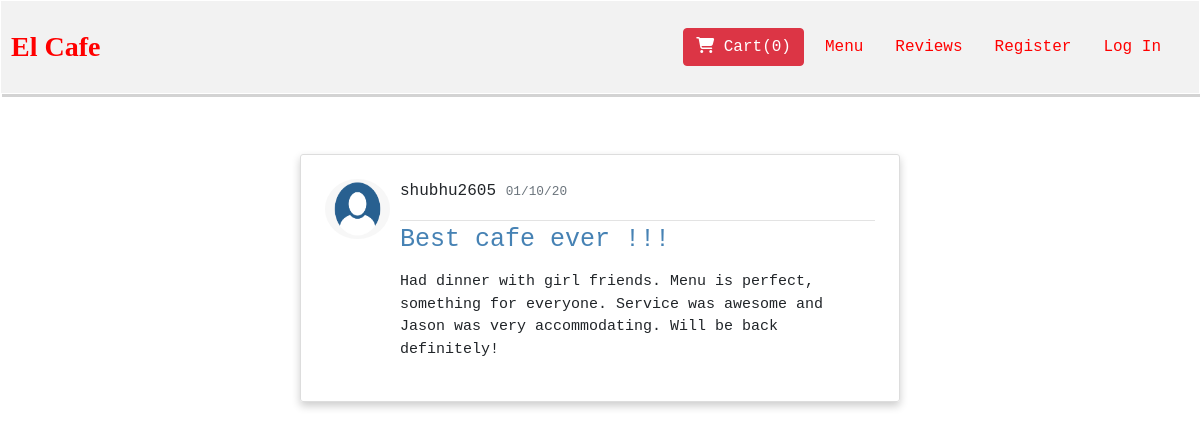
The page /review/2/ on the database its author committed.
### shop/models.py (models this page shows, shortened)
class Review(models.Model):
    title = models.CharField(max_length=100)
    content = models.TextField()
    date_posted = models.CharField(default=get_date(),max_length=50)
    author = models.ForeignKey(User,on_delete=models.CASCADE)

### users/models.py (models this page shows, shortened)
class ProfileModel(models.Model):
    user = models.OneToOneField(User,on_delete=models.CASCADE)
    image = models.ImageField(default='default.png',upload_to='profile_pics')

### shop/views.py (the view)
# urls.py: path('review/<int:pk>/',ReviewDetail.as_view(),name='review-detail'),
class ReviewDetail(DetailView):
    model = Review
    template_name = 'shop/review_detail.html'

### shop/templates/shop/review_detail.html (shortened to what this page needs)
{% extends 'shop/base.html' %}
{% block body %}
        <article class="media review content-section">
          <img class="rounded-circle article-img" src="{{ object.author.profilemodel.image.url }}">
          <div class="media-body">
            <div class="article-metadata">
              <p class="mr-2">{{ object.author }}
              <small class="text-muted">{{ object.date_posted }}</small></p>
            </div>
            <h2><p class="article-title">{{ object.title }}</p></h2>
            <p class="article-content">{{ object.content }}</p>
          </div>
        </article>
{% endblock %}

### shop/static/shop/style.css (style rules this page uses)
body { font-family: Tahoma, monospace; }
.content-section { padding: 2%; border: 1px solid #dddddd; border-radius: 3px; height: 40%; width: 50%; margin: 0 auto; margin-top: 5%; margin-bottom: 5%; }
.article-title { color: steelblue; font-size: 25px; }
.article-content { white-space: pre-line; font-size: 15px; }
.article-img { height: 60px; width: 65px; margin-right: 10px; }
.article-metadata { padding-bottom: 1px; margin-bottom: 4px; border-bottom: 1px solid #e3e3e3 }
.review { box-shadow: 0 4px 8px 0 rgba(0,0,0,0.2); transition: 0.3s; }

### rows shown on the page
Review: author.profilemodel.image (placeholder picture), author "shubhu2605", date_posted "01/10/20", title "Best cafe ever !!!", content "Had dinner with girl friends. Menu is perfect, something for everyone. Service was awesome and Jason was very accommodating. Will be back definitely!"
